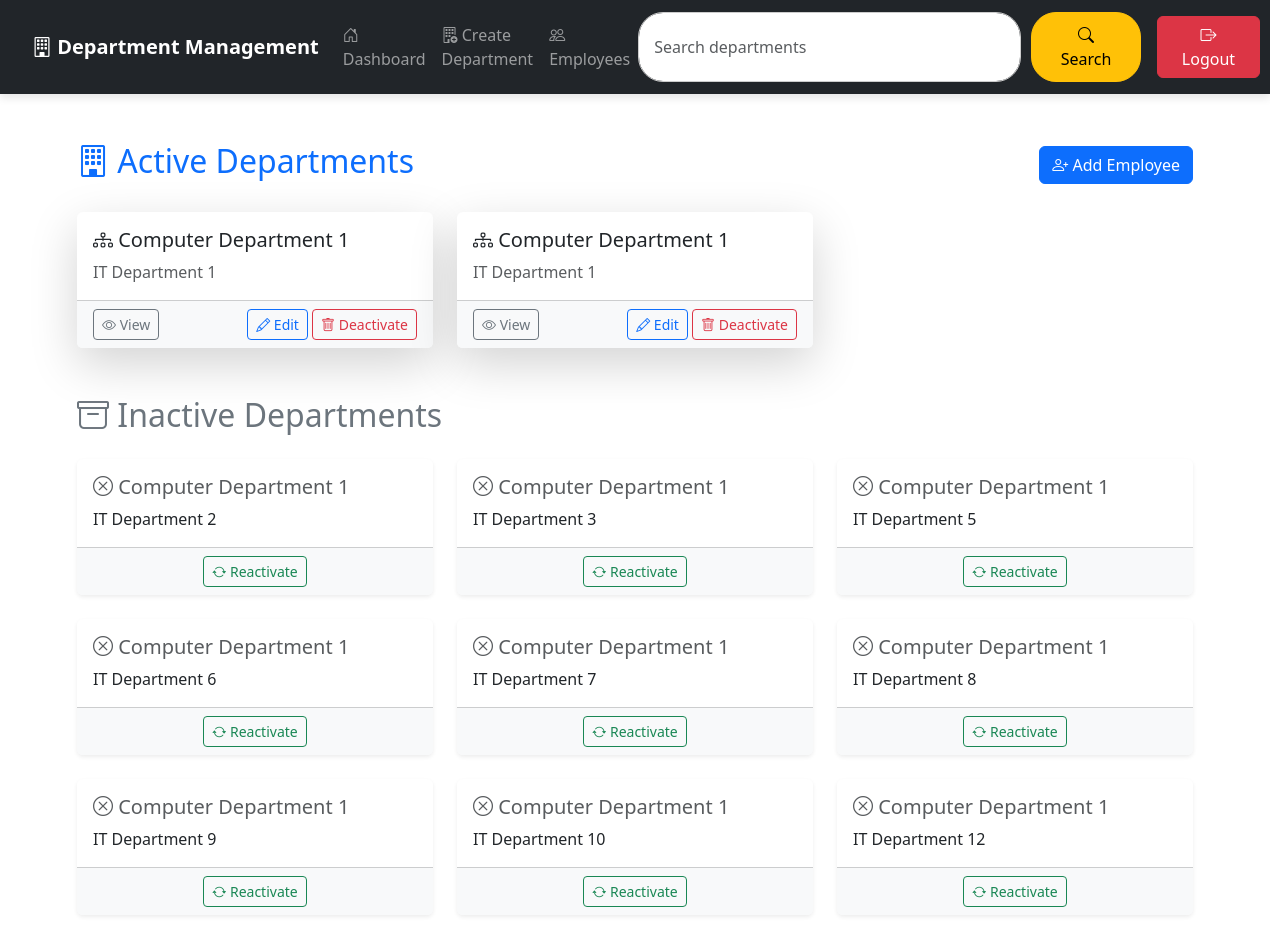
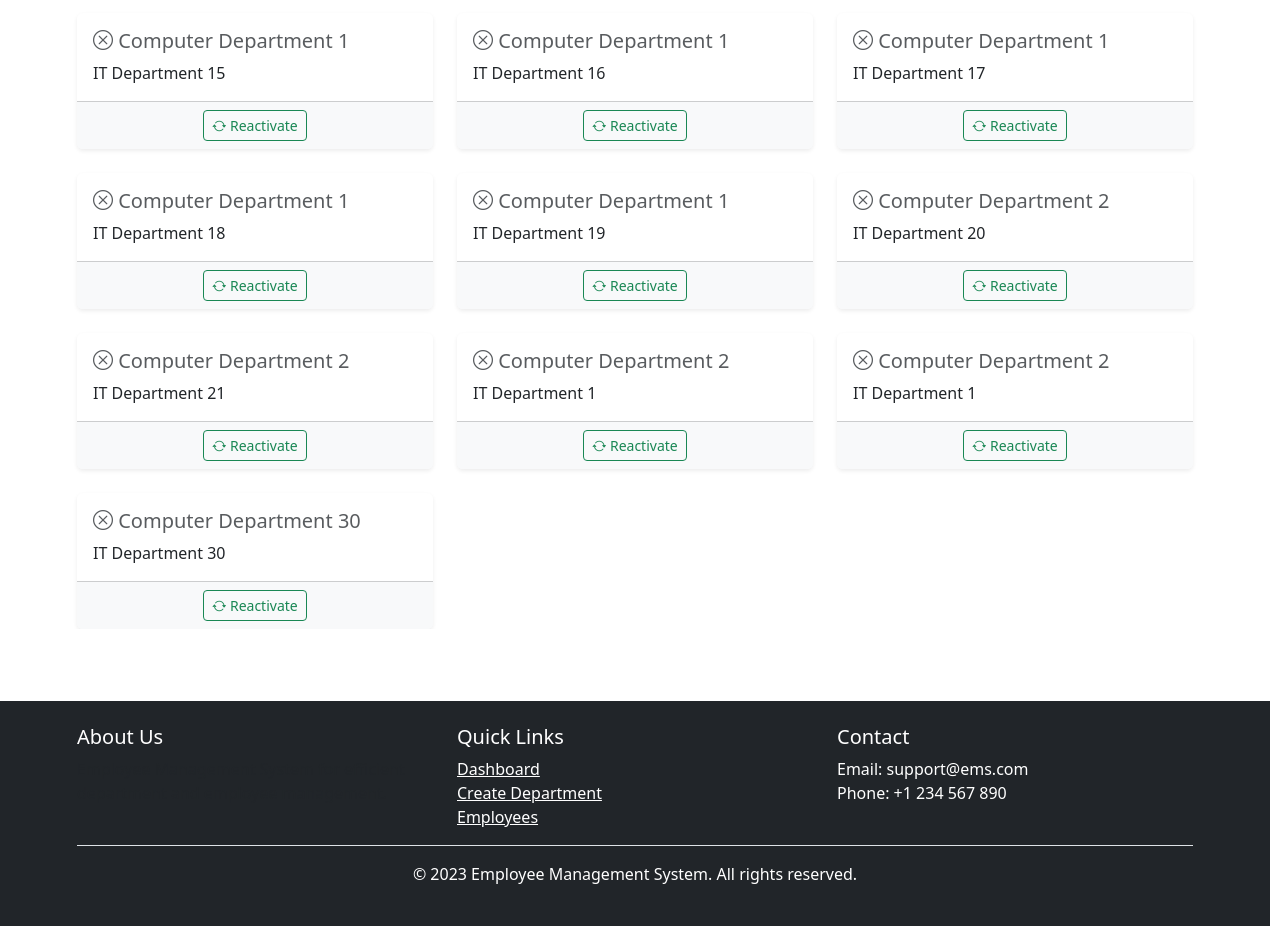
The app's page /departments/ (signed in) with its own data (2 pictures, top to bottom).
### app/models.py (models this page shows, shortened)
class Department(models.Model):
    dept_id = models.AutoField(primary_key=True, unique=True)
    dept_name = models.CharField(max_length=100)
    description = models.CharField(max_length=300)
    created_at = models.DateTimeField(auto_now_add=True)
    updated_at = models.DateTimeField(auto_now=True)
    status = models.BooleanField(default=True)
    order = models.PositiveIntegerField(default=0)  # New field for sorting
    class Meta:
        db_table = 'department'
        verbose_name = 'Department'
        verbose_name_plural = 'Departments'

### app/views.py (the view)
# urls.py: path('', views.department_dashboard, name='dashboard'),
@login_required
@user_passes_test(is_admin)
def department_dashboard(request):
    active_departments = Department.objects.filter(status=True)
    inactive_departments = Department.objects.filter(status=False)
    return render(request, 'departments/dashboard.html', {
        'active_departments': active_departments,
        'inactive_departments': inactive_departments
    })

### app/views.py (called while the page is built)
def is_admin(user):
    return user.is_superuser

### app/templates/departments/dashboard.html
{% extends 'base.html' %}
{% block content %}
<div class="container mt-4">
    <div class="d-flex justify-content-between align-items-center mb-4">
        <h2 class="text-primary"><i class="bi bi-building"></i> Active Departments</h2>
        <a href="{% url 'create_employee' %}" class="btn btn-primary">
            <i class="bi bi-person-plus"></i> Add Employee
        </a>
    </div>
    {% if active_departments %}
        <div class="row row-cols-1 row-cols-md-2 row-cols-lg-3 g-4">
            {% for department in active_departments %}
            <div class="col">
                <div class="card h-100 shadow-lg border-0">
                    <div class="card-body">
                        <h5 class="card-title text-dark"><i class="bi bi-diagram-3"></i> {{ department.dept_name }}</h5>
                        <p class="card-text text-muted">{{ department.description }}</p>
                    </div>
                    <div class="card-footer bg-light d-flex justify-content-between">
                        <a href="{% url 'departments:view_employees' department.dept_id %}" class="btn btn-sm btn-outline-secondary">
                            <i class="bi bi-eye"></i> View
                        </a>
                        <div>
                            <a href="{% url 'departments:update' department.dept_id %}" class="btn btn-sm btn-outline-primary">
                                <i class="bi bi-pencil"></i> Edit
                            </a>
                            <a href="{% url 'departments:delete' department.dept_id %}" class="btn btn-sm btn-outline-danger">
                                <i class="bi bi-trash"></i> Deactivate
                            </a>
                        </div>
                    </div>
                </div>
            </div>
            {% endfor %}
        </div>
    {% else %}
        <div class="alert alert-info text-center">
            <i class="bi bi-info-circle"></i> No active departments found.
            <a href="{% url 'departments:create' %}" class="alert-link">Create one now</a>.
        </div>
    {% endif %}
    <h2 class="mt-5 mb-4 text-secondary"><i class="bi bi-archive"></i> Inactive Departments</h2>
    {% if inactive_departments %}
        <div class="row row-cols-1 row-cols-md-2 row-cols-lg-3 g-4">
            {% for department in inactive_departments %}
            <div class="col">
                <div class="card h-100 shadow-sm border-0">
                    <div class="card-body">
                        <h5 class="card-title text-muted"><i class="bi bi-x-circle"></i> {{ department.dept_name }}</h5>
                        <p class="card-text">{{ department.description }}</p>
                    </div>
                    <div class="card-footer bg-light text-center">
                        <a href="{% url 'departments:reactivate' department.dept_id %}" class="btn btn-sm btn-outline-success">
                            <i class="bi bi-arrow-repeat"></i> Reactivate
                        </a>
                    </div>
                </div>
            </div>
            {% endfor %}
        </div>
    {% else %}
        <div class="alert alert-warning text-center">
            <i class="bi bi-exclamation-triangle"></i> No inactive departments found.
        </div>
    {% endif %}
</div>
{% endblock %}

### records on screen
Department: dept_name "Computer Department 1", description "IT Department 1"
Department: dept_name "Computer Department 1", description "IT Department 1"
Department: dept_name "Computer Department 1", description "IT Department 2"
Department: dept_name "Computer Department 1", description "IT Department 3"
Department: dept_name "Computer Department 1", description "IT Department 5"
Department: dept_name "Computer Department 1", description "IT Department 6"
Department: dept_name "Computer Department 1", description "IT Department 7"
Department: dept_name "Computer Department 1", description "IT Department 8"
Department: dept_name "Computer Department 1", description "IT Department 9"
Department: dept_name "Computer Department 1", description "IT Department 10"
Department: dept_name "Computer Department 1", description "IT Department 12"
Department: dept_name "Computer Department 1", description "IT Department 15"
Department: dept_name "Computer Department 1", description "IT Department 16"
Department: dept_name "Computer Department 1", description "IT Department 17"
Department: dept_name "Computer Department 1", description "IT Department 18"
Department: dept_name "Computer Department 1", description "IT Department 19"
Department: dept_name "Computer Department 2", description "IT Department 20"
Department: dept_name "Computer Department 2", description "IT Department 21"
Department: dept_name "Computer Department 2", description "IT Department 1"
Department: dept_name "Computer Department 2", description "IT Department 1"
Department: dept_name "Computer Department 30", description "IT Department 30"
